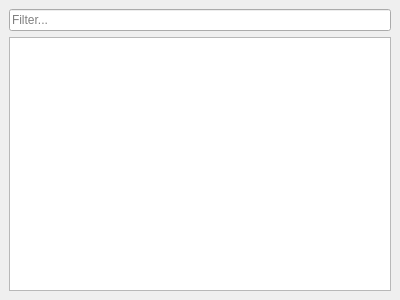
<?xml version="1.0" encoding="UTF-8"?>
<ui version="4.0">
 <class>ViewStock</class>
 <widget class="QDockWidget" name="ViewStock">
  <property name="geometry">
   <rect>
    <x>0</x>
    <y>0</y>
    <width>400</width>
    <height>300</height>
   </rect>
  </property>
  <property name="windowTitle">
   <string>View Stock</string>
  </property>
  <widget class="QWidget" name="central_widget">
   <layout class="QVBoxLayout" name="verticalLayout">
    <item>
     <widget class="QLineEdit" name="filter_entry">
      <property name="placeholderText">
       <string>Filter...</string>
      </property>
     </widget>
    </item>
    <item>
     <widget class="QTableView" name="stock_view"/>
    </item>
   </layout>
  </widget>
 </widget>
 <layoutdefault spacing="6" margin="9"/>
 <resources/>
 <connections/>
</ui>
